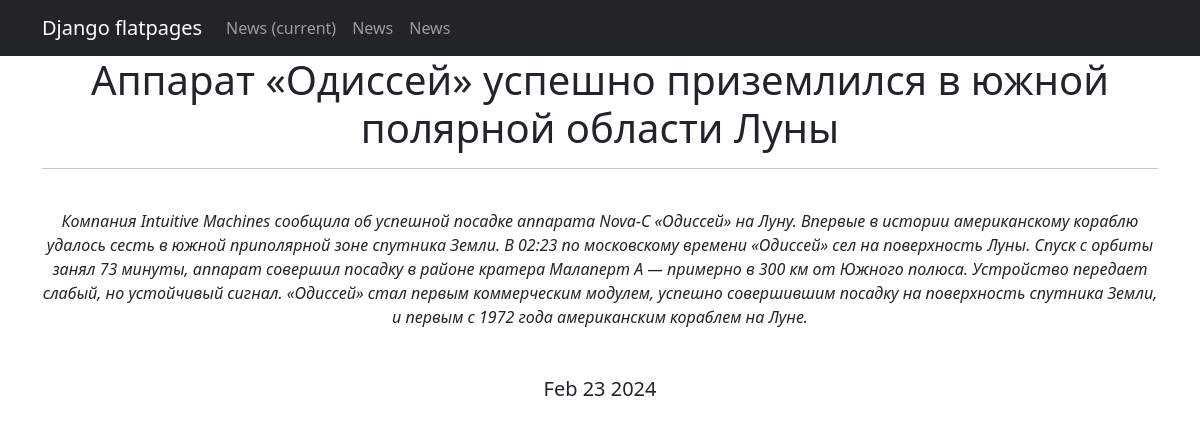
Screenshot of /news/1 with the database file from the repository.
### news/models.py (models this page shows, shortened)
class Post(models.Model):
    author = models.ForeignKey(Author, on_delete=models.CASCADE)
    post_type = models.CharField(max_length=2, choices=POST_TYPES, default=news)
    date_in = models.DateTimeField(auto_now_add=True)
    category = models.ManyToManyField(Category, through='PostCategory')
    title = models.CharField(max_length=255)
    text = models.TextField()
    rating = models.IntegerField(default=0)

### news/views.py (the view)
# urls.py: path('<int:pk>', PostDetail.as_view()),
class PostDetail(DetailView):
    model = Post
    template_name = 'post.html'
    context_object_name = 'post'
    def get_context_data(self, **kwargs):
        context = super().get_context_data(**kwargs)
        context['time_now'] = datetime.utcnow()
        return context

### news/templatetags/custom_filters.py (called while the page is built)
@register.filter()
def censor(text):
    for w in words:
        text = text.replace(w[1:], '*' * len(w[1:]))
    return text

### templates/post.html (shortened to what this page needs)
{% extends 'main.html' %}
{% load custom_filters %}
{% block content %}
<h1>{{ post.title|censor }}</h1>
<hr />
<br>
<i>{{ post.text|censor }}</i>
<br>
<br>
<br>
<h5>{{ post.date_in|date:'M d Y' }}</h5>
{% endblock content %}

### rows the page displays
Post: title|censor "Аппарат «Одиссей» успешно приземлился в южной полярной области Луны", text|censor "Компания Intuitive Machines сообщила об успешной посадке аппарата Nova-C «Одиссей» на Луну. Впервые в истории американскому кораблю удалось сесть в южной приполярной зоне спутника Земли. В 02:23 по московскому времени «Одиссей» сел на поверхность Луны. Спуск с орбиты занял 73 минуты, аппарат совершил посадку в районе кратера Малаперт А — примерно в 300 км от Южного полюса. Устройство передает слабый, но устойчивый сигнал. «Одиссей» стал первым коммерческим модулем, успешно совершившим посадку на поверхность спутника Земли, и первым с 1972 года американским кораблем на Луне.", date_in "Feb 23 2024"
